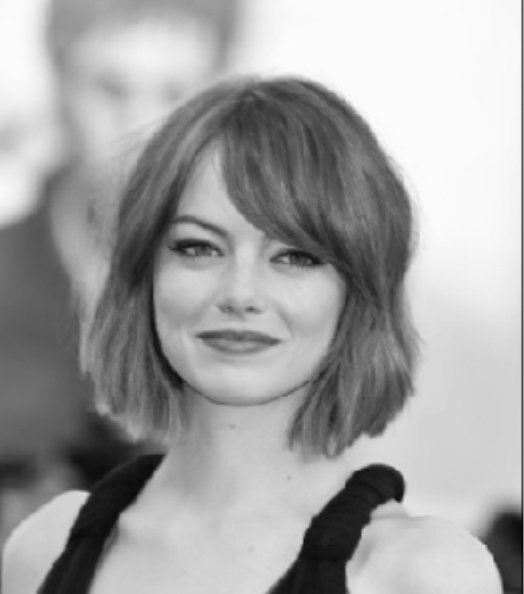
#> input picture img001.png, 524 x 594 px
$ python 'Until_Edge Tracking by Hysteresis.py'
#> lines starting #> are read from the running program, lines starting #| are printed output that depends on the picture
import numpy as np
from scipy import ndimage
import matplotlib.pyplot as plt
import cv2

# Gaussian Kernel Generation
def gaussian(x, y, sigma=1.0):
    return (1.0 / (2 * np.pi * sigma ** 2)) * np.exp(- (x ** 2 + y ** 2) / (2 * sigma ** 2))

def gaussian_kernel(size, sigma=1.0):
#> called with size = 5, sigma = 1
    kernel = np.zeros((size, size))
    center = size // 2
    for i in range(size):
        for j in range(size):
            x = i - center
            y = j - center
            kernel[i, j] = gaussian(x, y, sigma)
    kernel /= kernel.sum()
    return kernel

# Sobel Filter
def sobel_filters(img):
    Kx = np.array([[-1, 0, 1], [-2, 0, 2], [-1, 0, 1]], np.float32)
    Ky = np.array([[1, 2, 1], [0, 0, 0], [-1, -2, -1]], np.float32)
    Ix = ndimage.convolve(img, Kx)
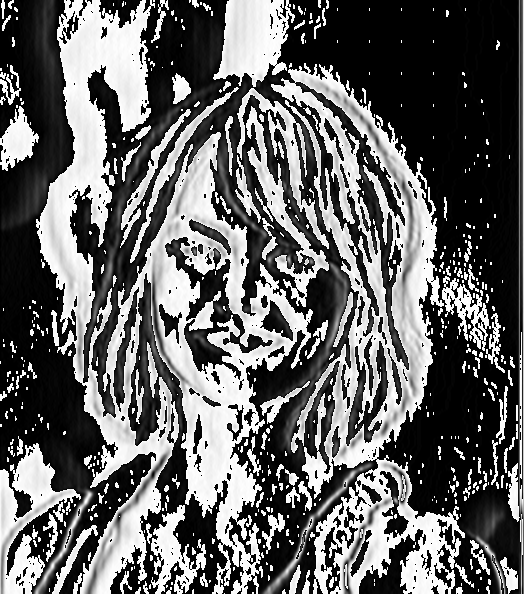
#> Ix: shape (594, 524); min 0, max 255, mean 100.4
    Iy = ndimage.convolve(img, Ky)
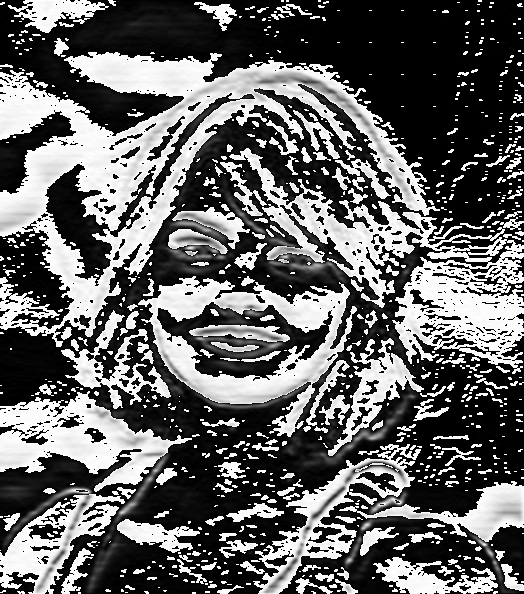
#> Iy: shape (594, 524); min 0, max 255, mean 99.8
    G = np.hypot(Ix, Iy)
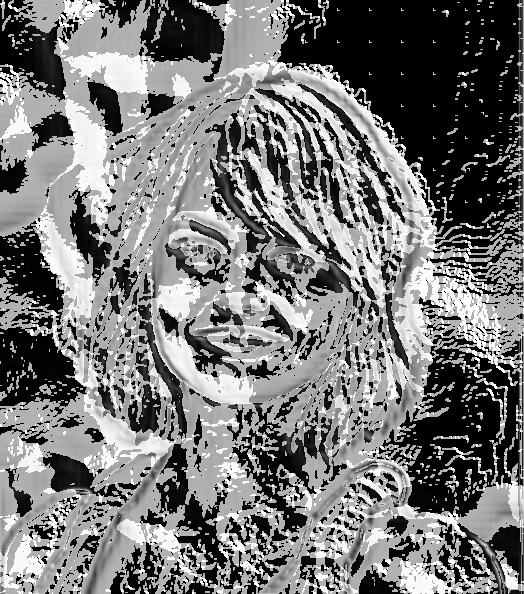
#> G: shape (594, 524) float16; min 0, max 360.5, mean 168.8; drawn with min black and max white
    G = G / G.max() * 255
    theta = np.arctan2(Iy, Ix)
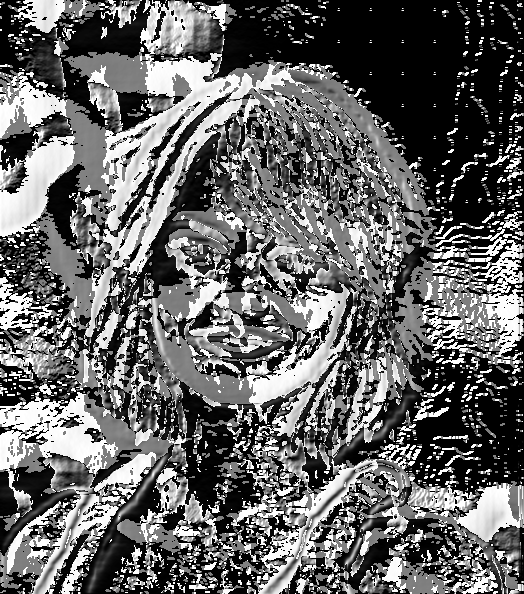
#> theta: shape (594, 524) float16; min 0, max 1.57, mean 0.628; drawn with min black and max white
    return (G, theta)

# Non-Maximum Suppression
def non_maximum_suppression(img, D):
    M, N = img.shape
#> M = 594; N = 524
    Z = np.zeros((M, N), dtype=np.int32)
    angle = D * 180. / np.pi
    angle[angle < 0] += 180

    for i in range(1, M-1):
        for j in range(1, N-1):
            q = 255
            r = 255

            # angle 0
            if (0 <= angle[i, j] < 22.5) or (157.5 <= angle[i, j] <= 180):
                q = img[i, j+1]
                r = img[i, j-1]
            # angle 45
            elif 22.5 <= angle[i, j] < 67.5:
                q = img[i+1, j-1]
                r = img[i-1, j+1]
            # angle 90
            elif 67.5 <= angle[i, j] < 112.5:
                q = img[i+1, j]
                r = img[i-1, j]
            # angle 135
            elif 112.5 <= angle[i, j] < 157.5:
                q = img[i-1, j-1]
                r = img[i+1, j+1]

            if img[i, j] >= q and img[i, j] >= r:
                Z[i, j] = img[i, j]
            else:
                Z[i, j] = 0
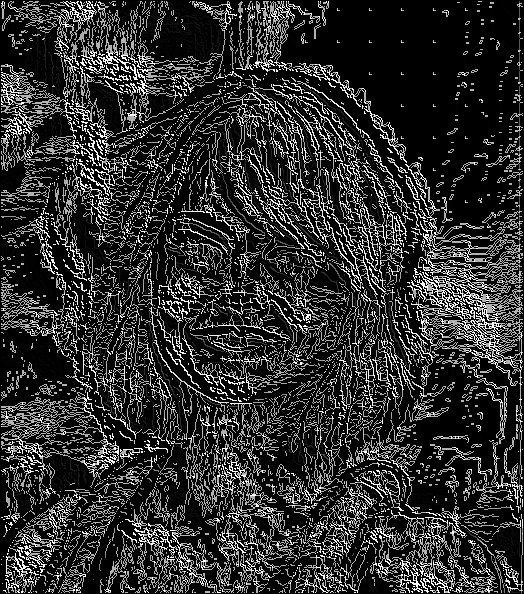
#> Z: shape (594, 524) int32; min 0, max 255, mean 46.8

    return Z

# Double Thresholding
def double_threshold(img, low_threshold, high_threshold):
#> called with low_threshold = 0.1, high_threshold = 0.3
    high_threshold_value = img.max() * high_threshold
#> high_threshold_value = 76.5
    low_threshold_value = high_threshold_value * low_threshold
#> low_threshold_value = 7.65

    M, N = img.shape
#> M = 594; N = 524
    result = np.zeros((M, N), dtype=np.uint8)

    strong_edge_i, strong_edge_j = np.where(img >= high_threshold_value)
    weak_edge_i, weak_edge_j = np.where((img >= low_threshold_value) & (img < high_threshold_value))
#> weak_edge_i = 7281 values from 1 to 592; weak_edge_j = 7281 values, max 519 at index 6190, min 1 at index 2266, mean 225.3

    result[strong_edge_i, strong_edge_j] = 255
    result[weak_edge_i, weak_edge_j] = 100  # You can choose any value for weak edges, e.g., 100

    return result

# Edge Tracking by Hysteresis
def edge_tracking_hysteresis(img, weak_value):
    M, N = img.shape
    visited = np.zeros((M, N), dtype=bool)

    def dfs(i, j):
        visited[i, j] = True
        for x in range(i - 1, i + 2):
            for y in range(j - 1, j + 2):
                if 0 <= x < M and 0 <= y < N and not visited[x, y] and img[x, y] == weak_value:
                    dfs(x, y)

    strong_i, strong_j = np.where(img == 255)
    for i, j in zip(strong_i, strong_j):
        if not visited[i, j]:
            dfs(i, j)

    result = np.zeros((M, N), dtype=np.uint8)
    result[visited] = 255

    return result

# Main Program
image_path = 'img001.png'
img = cv2.imread(image_path, cv2.IMREAD_GRAYSCALE)

kernel = gaussian_kernel(5, 1.0)
gaussian_blurred = ndimage.convolve(img, kernel)
gradient_magnitude, gradient_direction = sobel_filters(gaussian_blurred)
nms_result = non_maximum_suppression(gradient_magnitude, gradient_direction)


# Double Thresholding Parameters
low_threshold = 0.1  # Adjust as needed
high_threshold = 0.3  # Adjust as needed

# Apply Double Thresholding
double_thresholded = double_threshold(nms_result, low_threshold, high_threshold)
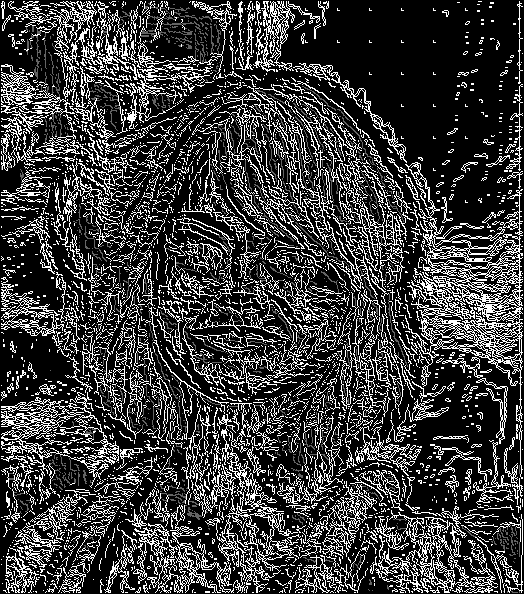
#> double_thresholded: shape (594, 524); min 0, max 255, mean 61.1

# Apply Edge Tracking by Hysteresis
tracked_edges = edge_tracking_hysteresis(double_thresholded, 100)  # Use the same weak edge value as before
#> the loop in edge_tracking_hysteresis, `for i, j in zip(strong_i, strong_j):` made 71737 passes
#> j on passes 1 to 3: 2, 3, 10
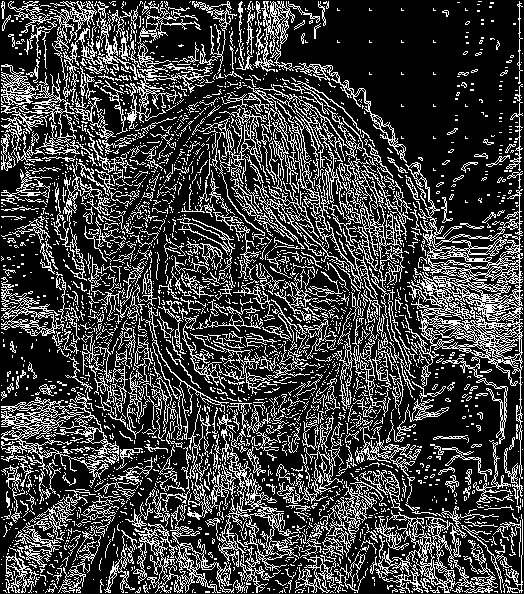
#> tracked_edges: shape (594, 524); 24.9% white in thin lines or dots


plt.figure(figsize=(16, 6))
plt.subplot(1, 6, 1)
plt.imshow(img, cmap='gray')
plt.title('Original Image')
plt.subplot(1, 6, 2)
plt.imshow(gaussian_blurred, cmap='gray')
plt.title('Gaussian Blurred')
plt.subplot(1, 6, 3)
plt.imshow(gradient_magnitude, cmap='gray')
plt.title('Gradient Magnitude (Sobel)')
plt.subplot(1, 6, 4)
plt.imshow(nms_result, cmap='gray')
plt.title('Non-Maximum Suppression')
plt.subplot(1, 6, 5)
plt.imshow(double_thresholded, cmap='gray')
plt.title('Double Thresholding')
plt.subplot(1, 6, 6)
plt.imshow(tracked_edges, cmap='gray')
plt.title('Edge Tracking by Hysteresis')
plt.tight_layout()
plt.show()
